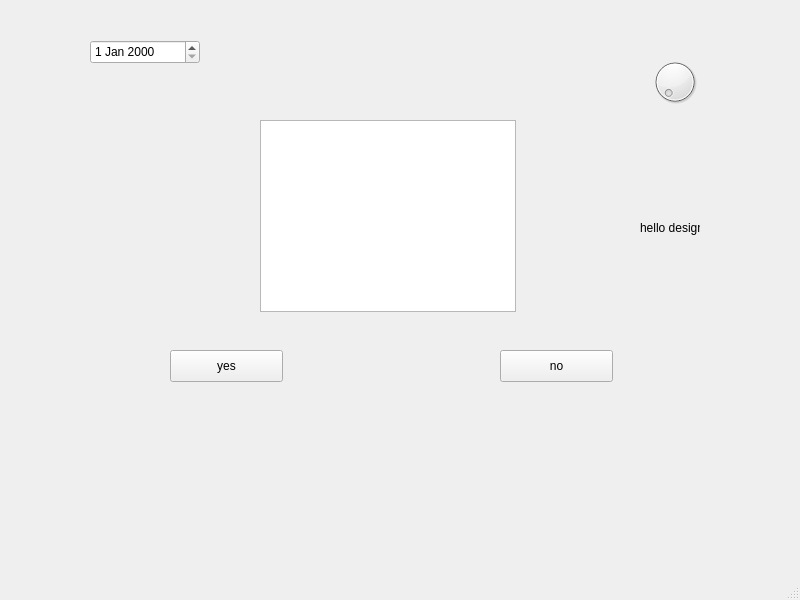
<?xml version="1.0" encoding="UTF-8"?>
<ui version="4.0">
 <class>MainWindow</class>
 <widget class="QMainWindow" name="MainWindow">
  <property name="geometry">
   <rect>
    <x>0</x>
    <y>0</y>
    <width>800</width>
    <height>600</height>
   </rect>
  </property>
  <property name="windowTitle">
   <string>MainWindow</string>
  </property>
  <widget class="QWidget" name="centralwidget">
   <widget class="QPushButton" name="pushButton">
    <property name="geometry">
     <rect>
      <x>170</x>
      <y>350</y>
      <width>113</width>
      <height>32</height>
     </rect>
    </property>
    <property name="text">
     <string>yes</string>
    </property>
   </widget>
   <widget class="QPushButton" name="pushButton_2">
    <property name="geometry">
     <rect>
      <x>500</x>
      <y>350</y>
      <width>113</width>
      <height>32</height>
     </rect>
    </property>
    <property name="text">
     <string>no</string>
    </property>
   </widget>
   <widget class="QDial" name="dial">
    <property name="geometry">
     <rect>
      <x>650</x>
      <y>50</y>
      <width>50</width>
      <height>64</height>
     </rect>
    </property>
   </widget>
   <widget class="QLabel" name="label">
    <property name="geometry">
     <rect>
      <x>640</x>
      <y>220</y>
      <width>60</width>
      <height>16</height>
     </rect>
    </property>
    <property name="text">
     <string>hello designer</string>
    </property>
   </widget>
   <widget class="QGraphicsView" name="graphicsView">
    <property name="geometry">
     <rect>
      <x>260</x>
      <y>120</y>
      <width>256</width>
      <height>192</height>
     </rect>
    </property>
   </widget>
   <widget class="QDateEdit" name="dateEdit">
    <property name="geometry">
     <rect>
      <x>90</x>
      <y>40</y>
      <width>110</width>
      <height>24</height>
     </rect>
    </property>
   </widget>
  </widget>
  <widget class="QMenuBar" name="menubar">
   <property name="geometry">
    <rect>
     <x>0</x>
     <y>0</y>
     <width>800</width>
     <height>22</height>
    </rect>
   </property>
  </widget>
  <widget class="QStatusBar" name="statusbar"/>
 </widget>
 <resources/>
 <connections/>
</ui>
